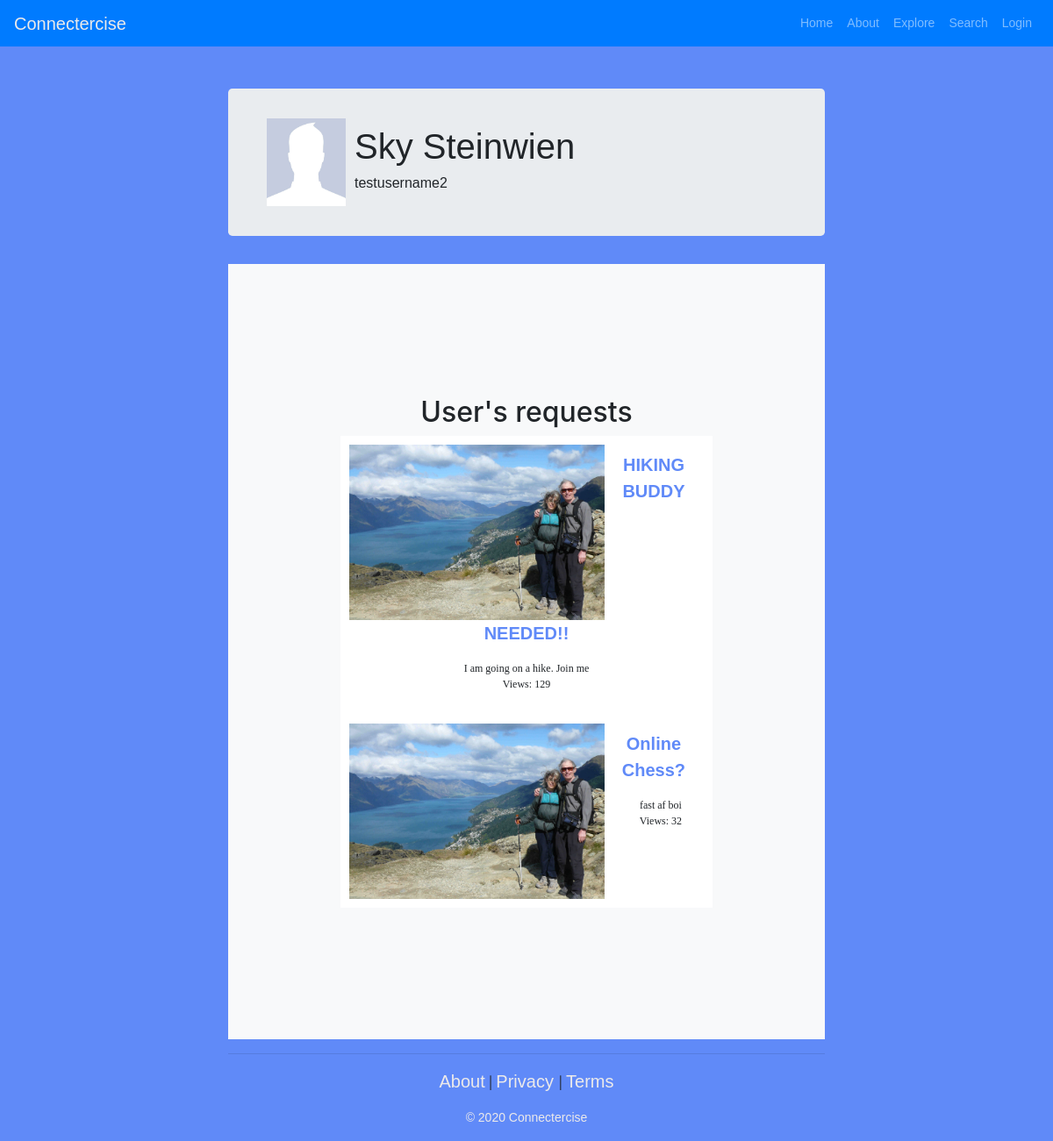
The app's page /user/testusername2/ with its own data.
### connectercise/models.py (models this page shows, shortened)
class UserProfile(models.Model):
    user = models.OneToOneField(User, on_delete=models.CASCADE)
    picture = models.ImageField(upload_to='profile_images', default='profile_images/default.jpg')
    slug = models.SlugField(unique=True)

class SportRequest(models.Model):
    sport = models.ForeignKey(Sport, on_delete=models.CASCADE)
    title = models.CharField(max_length=128)
    views = models.IntegerField(default=0)
    slug = models.SlugField(unique=True)
    request_id = models.CharField(max_length=128,primary_key=True)
    suggested_date = models.DateField(null=True, blank=True, help_text='MM/DD/YY (optional HH:MM)')
    location = models.CharField(max_length=512)
    creator = models.ForeignKey(User, on_delete=models.CASCADE)
    desc = models.CharField(max_length=1024)
    completed = models.BooleanField(default=False)
    picture = models.ImageField(upload_to='requests', blank=True)

### connectercise/views.py (the view)
# urls.py: path('user/<slug:user_profile_slug>/', views.show_user, name='show_user'),
def show_user(request, user_profile_slug):
    context_dict = {}
    try:
        user = User.objects.get(username=user_profile_slug)
        userp = UserProfile.objects.get(user=user)
        context_dict['userp'] = userp
        try:
            user_requests = SportRequest.objects.filter(creator=user)
            context_dict['requests'] = user_requests
        except SportRequest.DoesNotExist:
            context_dict['requests'] = None
    except User.DoesNotExist:
        context_dict['userp'] = None
    return render(request, 'connectercise/user.html', context=context_dict)

### templates/connectercise/user.html (shortened to what this page needs)
{% extends 'connectercise/base.html' %}
{% load static %}
{% block body_block %}
<div class="container text-center">
    <div class="jumbotron p-4">
        <div class="container">
        {% if userp %}
            <table class="tg">
              <tr>
                <th class="tg-cly1">
                    <img src="{{ userp.picture.url }}" width="90" height="100">
                </th>
                <th class="tg-cly1">
                    <h1 class="jumbotron-heading">{{ userp.user.first_name }} {{ userp.user.last_name }}</h1>
                    <h6>{{ userp.user.username }}</h6>
                </th>
              </tr>
            </table>
        {% else %}
            The specified user does not exist.
        {% endif %}
        </div>
    </div>
    <ul>
    {% if userp %}
    <section id="requests" class="bg-light">
        <div class="container">
            <div class="row">
                <div class="col-lg-8 mx-auto">
                <h2>User's requests</h2>
                <ul class="nav flex-column">
                    {% if requests %}
                        {% for request in requests %}
                            <ul class="list">
                                <li class="list">
                                <img class="list" src="{% static 'images/about4.jpg' %}" />
                                <h3 class="list"><a class="nav-link active" href = "{% url 'connectercise:show_request' request.sport.slug request.slug %}">
                                 {{ request.title }}</a></h3>
                                <p class="list">{{ request.desc }}<br>Views: {{ request.views }}</p>
                                </li>
                            </ul>
                        {% endfor %}
                    {% else %}
                        <li class="nav-item">There are no requests present.</li>
                    {% endif %}
                </ul>
                </div>
            </div>
        </div>
    {% else %}
    User has made no requests.<br />
    {% endif %}
    </section>
    </ul>
</div>
{% endblock %}

### static/css/dashboard.css (style rules this page uses)
body { font-size: .875rem; background-color: #608AF8; }
a { color: #608AF8; font-family: helvetica; }
ul.list { list-style-type: none; position: relative; background: rgb(255, 255, 255); width: 500px; }
h3.list { font: bold 20px/1.5 Helvetica, Verdana, sans-serif; }
li img.list { float: left; margin: 0 15px 0 0; background: rgb(255, 255, 255); max-height: 200px; }
li p.list { font: 200 12px/1.5 Georgia, Times New Roman, serif; }
li.list { padding: 10px; overflow: auto; }
* { box-sizing: border-box; }

### static/css/scrolling-nav.css (style rules this page uses)
section { padding: 150px 0; }
* { margin: 0; padding: 0; }
ul.list { list-style-type: none; width: 100%; }
h3.list { font: bold 20px/1.5 Helvetica, Verdana, sans-serif; }
li img.list { float: left; margin: 0 15px 0 0; max-height: 200px; }
li p.list { font: 200 12px/1.5 Georgia, Times New Roman, serif; }
li.list { padding: 10px; overflow: auto; }

### templates/connectercise/user.html (style rules this page uses)
.tg { border-collapse:collapse;border-spacing:0;border:none; }
.tg th { font-family:Arial, sans-serif;font-size:14px;font-weight:normal;padding:10px 5px;border-style:solid;border-width:0px;overflow:hidden;word-break:normal; }
.tg .tg-cly1 { text-align:left;vertical-align:middle }

### records on screen
UserProfile: picture (placeholder picture), user.first_name "Sky", user.last_name "Steinwien", user.username "testusername2"
SportRequest: title "HIKING BUDDY NEEDED!!", desc "I am going on a hike. Join me", views "129"
SportRequest: title "Online Chess?", desc "fast af boi", views "32"
